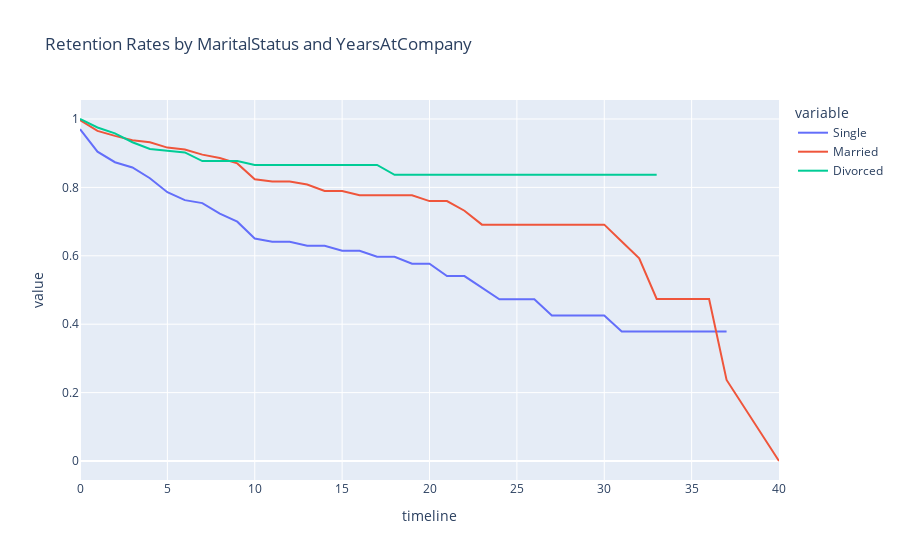

Notebook code cell kept with this figure:
### Markdown cell above
## 4. Let's switch to looking at retention rates from another demographic perspective: marital status. Generate and plot survival curves for the different marital statuses by number of years at the company.

### Code cell
rates=survival(data, 'MaritalStatus', 'YearsAtCompany','Attrition')
rates.plot(kind='line', title='Retention Rates by MaritalStatus and YearsAtCompany')

### Figure 1 — Plotly figure (JSON) as saved in the notebook; plotly's stock layout.template omitted (floating-point values rounded to 4 significant figures)
{"data": [{"hovertemplate": "variable=Single<br>timeline=%{x}<br>value=%{y}<extra></extra>", "legendgroup": "Single", "line": {"color": "#636efa", "dash": "solid"}, "mode": "lines", "name": "Single", "orientation": "v", "showlegend": true, "type": "scatter", "x": [0, 1, 2, 3, 4, 5, 6, 7, 8, 9, 10, 11, 12, 13, 14, 15, 16, 17, 18, 19, 20, 21, 22, 23, 24, 25, 26, 27, 29, 30, 31, 32, 33, 34, 36, 37, 40], "xaxis": "x", "y": [0.9702, 0.9044, 0.8736, 0.8581, 0.8268, 0.7861, 0.7628, 0.754, 0.7234, 0.6997, 0.6507, 0.6413, 0.6413, 0.6294, 0.6294, 0.6148, 0.6148, 0.5972, 0.5972, 0.5766, 0.5766, 0.5406, 0.5406, 0.5068, 0.473, 0.473, 0.473, 0.4257, 0.4257, 0.4257, 0.3784, 0.3784, 0.3784, 0.3784, 0.3784, 0.3784, null], "yaxis": "y"}, {"hovertemplate": "variable=Married<br>timeline=%{x}<br>value=%{y}<extra></extra>", "legendgroup": "Married", "line": {"color": "#EF553B", "dash": "solid"}, "mode": "lines", "name": "Married", "orientation": "v", "showlegend": true, "type": "scatter", "x": [0, 1, 2, 3, 4, 5, 6, 7, 8, 9, 10, 11, 12, 13, 14, 15, 16, 17, 18, 19, 20, 21, 22, 23, 24, 25, 26, 27, 29, 30, 31, 32, 33, 34, 36, 37, 40], "xaxis": "x", "y": [0.997, 0.9654, 0.9506, 0.9381, 0.932, 0.9164, 0.9109, 0.8958, 0.8858, 0.8702, 0.8239, 0.817, 0.817, 0.8086, 0.7894, 0.7894, 0.7768, 0.7768, 0.7768, 0.7768, 0.7599, 0.7599, 0.7318, 0.6911, 0.6911, 0.6911, 0.6911, 0.6911, 0.6911, 0.6911, 0.6418, 0.5924, 0.4739, 0.4739, 0.4739, 0.237, 0], "yaxis": "y"}, {"hovertemplate": "variable=Divorced<br>timeline=%{x}<br>value=%{y}<extra></extra>", "legendgroup": "Divorced", "line": {"color": "#00cc96", "dash": "solid"}, "mode": "lines", "name": "Divorced", "orientation": "v", "showlegend": true, "type": "scatter", "x": [0, 1, 2, 3, 4, 5, 6, 7, 8, 9, 10, 11, 12, 13, 14, 15, 16, 17, 18, 19, 20, 21, 22, 23, 24, 25, 26, 27, 29, 30, 31, 32, 33, 34, 36, 37, 40], "xaxis": "x", "y": [1, 0.9752, 0.9581, 0.9321, 0.9122, 0.9078, 0.9021, 0.8769, 0.8769, 0.8769, 0.8657, 0.8657, 0.8657, 0.8657, 0.8657, 0.8657, 0.8657, 0.8657, 0.8368, 0.8368, 0.8368, 0.8368, 0.8368, 0.8368, 0.8368, 0.8368, 0.8368, 0.8368, 0.8368, 0.8368, 0.8368, 0.8368, 0.8368, null, null, null, null], "yaxis": "y"}], "layout": {"legend": {"title": {"text": "variable"}, "tracegroupgap": 0}, "title": {"text": "Retention Rates by MaritalStatus and YearsAtCompany"}, "xaxis": {"anchor": "y", "domain": [0, 1], "title": {"text": "timeline"}}, "yaxis": {"anchor": "x", "domain": [0, 1], "title": {"text": "value"}}}}
